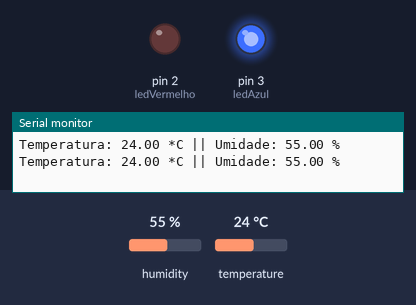
A sketch run on a simulated Arduino Uno, built with avr-gcc and run on an emulated ATmega328P. On the bench: output pins drawn as LEDs (lit = HIGH), the last lines printed to the serial monitor. The test bench sets the inputs (shaded band); at power-on: temperature 24 °C, humidity 55 %.

Above: at 2.8 s.
2.9 s: temperature set to 24.6 °C
6.2 s: temperature set to 25.6 °C
At 9.7 s:
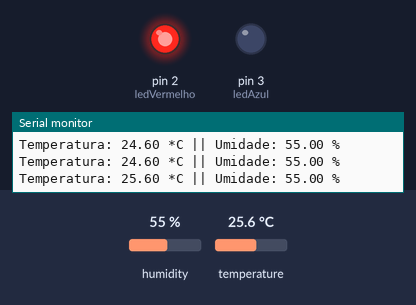
10.5 s: temperature set to 12 °C
At 14.2 s:
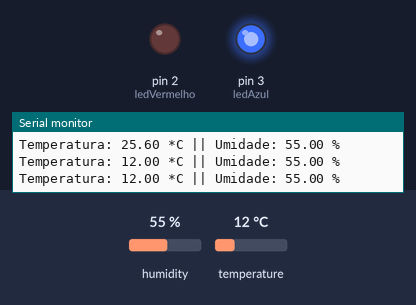
14.5 s: temperature set to 28 °C
At 18.1 s:
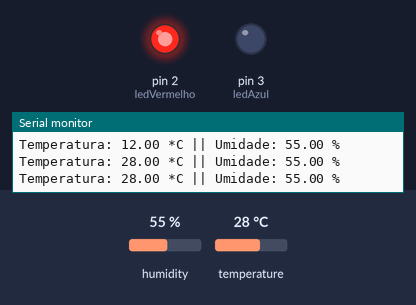
Timing chart, 0 to 19.5 s (numbered marks = the images above; inputs shaded):
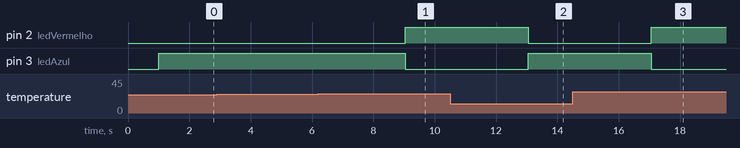

Measured:
- the behaviour switches between 25 and 25.1 °C on temperature (found by bisection; images 0 and 1)
- after the input at 6.2 s, pin 2 (ledVermelho): LOW → HIGH after 2.8 s; pin 3 (ledAzul): HIGH → LOW after 2.8 s
- after the input at 10.5 s, pin 2 (ledVermelho): HIGH → LOW after 2.6 s; pin 3 (ledAzul): LOW → HIGH after 2.6 s
- after the input at 14.5 s, pin 2 (ledVermelho): LOW → HIGH after 2.6 s; pin 3 (ledAzul): HIGH → LOW after 2.6 s

The sketch:

dht22.ino
```cpp
#include <DHT.h>
#include <Adafruit_Sensor.h>

#define ledVermelho 2
#define ledAzul 3

DHT dht(4, DHT22);


void setup() {
  pinMode(ledVermelho, OUTPUT);
  pinMode(ledAzul, OUTPUT);
  Serial.begin(9600);
  dht.begin();

}

void loop() {
  float umidade = dht.readHumidity();
  float temperatura = dht.readTemperature();
  delay(1000);
  if(temperatura>25.00){
    digitalWrite(ledAzul, LOW);
    digitalWrite(ledVermelho, HIGH);
  }else{
    digitalWrite(ledVermelho, LOW);
    digitalWrite(ledAzul, HIGH);
  }
  Serial.print("Temperatura: ");
  Serial.print(temperatura);
  Serial.print(" *C || Umidade: ");
  Serial.print(umidade);
  Serial.println(" %");

}
```
